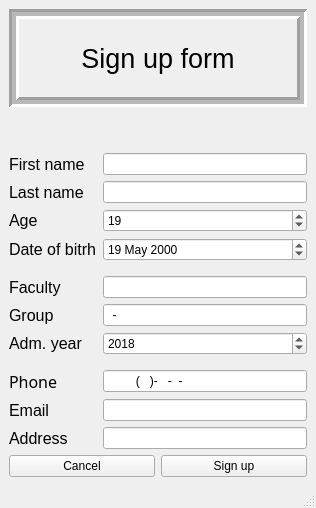
<?xml version="1.0" encoding="UTF-8"?>
<ui version="4.0">
 <class>MainWindow</class>
 <widget class="QMainWindow" name="MainWindow">
  <property name="geometry">
   <rect>
    <x>0</x>
    <y>0</y>
    <width>316</width>
    <height>508</height>
   </rect>
  </property>
  <property name="windowTitle">
   <string>lab_04</string>
  </property>
  <widget class="QWidget" name="centralwidget">
   <layout class="QVBoxLayout" name="verticalLayout">
    <item>
     <widget class="QLabel" name="label">
      <property name="sizePolicy">
       <sizepolicy hsizetype="MinimumExpanding" vsizetype="Preferred">
        <horstretch>0</horstretch>
        <verstretch>0</verstretch>
       </sizepolicy>
      </property>
      <property name="font">
       <font>
        <pointsize>20</pointsize>
       </font>
      </property>
      <property name="frameShape">
       <enum>QFrame::Box</enum>
      </property>
      <property name="frameShadow">
       <enum>QFrame::Sunken</enum>
      </property>
      <property name="lineWidth">
       <number>3</number>
      </property>
      <property name="midLineWidth">
       <number>4</number>
      </property>
      <property name="text">
       <string>Sign up form</string>
      </property>
      <property name="alignment">
       <set>Qt::AlignCenter</set>
      </property>
     </widget>
    </item>
    <item>
     <spacer name="verticalSpacer">
      <property name="orientation">
       <enum>Qt::Vertical</enum>
      </property>
      <property name="sizeType">
       <enum>QSizePolicy::Maximum</enum>
      </property>
      <property name="sizeHint" stdset="0">
       <size>
        <width>20</width>
        <height>40</height>
       </size>
      </property>
     </spacer>
    </item>
    <item>
     <layout class="QFormLayout" name="formLayout">
      <item row="0" column="0">
       <widget class="QLabel" name="label_2">
        <property name="font">
         <font>
          <pointsize>12</pointsize>
         </font>
        </property>
        <property name="text">
         <string>First name</string>
        </property>
       </widget>
      </item>
      <item row="0" column="1">
       <widget class="QLineEdit" name="lineFN"/>
      </item>
      <item row="1" column="0">
       <widget class="QLabel" name="label_3">
        <property name="font">
         <font>
          <pointsize>12</pointsize>
         </font>
        </property>
        <property name="text">
         <string>Last name</string>
        </property>
       </widget>
      </item>
      <item row="1" column="1">
       <widget class="QLineEdit" name="lineLN"/>
      </item>
      <item row="2" column="0">
       <widget class="QLabel" name="label_7">
        <property name="font">
         <font>
          <pointsize>12</pointsize>
         </font>
        </property>
        <property name="text">
         <string>Age</string>
        </property>
       </widget>
      </item>
      <item row="2" column="1">
       <widget class="QSpinBox" name="spinBox_2">
        <property name="value">
         <number>19</number>
        </property>
       </widget>
      </item>
      <item row="3" column="0">
       <widget class="QLabel" name="label_8">
        <property name="font">
         <font>
          <pointsize>12</pointsize>
         </font>
        </property>
        <property name="text">
         <string>Date of bitrh</string>
        </property>
       </widget>
      </item>
      <item row="3" column="1">
       <widget class="QDateEdit" name="dateEdit">
        <property name="maximumDateTime">
         <datetime>
          <hour>23</hour>
          <minute>59</minute>
          <second>59</second>
          <year>2019</year>
          <month>9</month>
          <day>16</day>
         </datetime>
        </property>
        <property name="minimumDateTime">
         <datetime>
          <hour>0</hour>
          <minute>0</minute>
          <second>0</second>
          <year>1900</year>
          <month>1</month>
          <day>1</day>
         </datetime>
        </property>
        <property name="date">
         <date>
          <year>2000</year>
          <month>5</month>
          <day>19</day>
         </date>
        </property>
       </widget>
      </item>
      <item row="4" column="1">
       <widget class="Line" name="line">
        <property name="lineWidth">
         <number>0</number>
        </property>
        <property name="orientation">
         <enum>Qt::Horizontal</enum>
        </property>
       </widget>
      </item>
      <item row="5" column="0">
       <widget class="QLabel" name="label_4">
        <property name="sizePolicy">
         <sizepolicy hsizetype="Preferred" vsizetype="Preferred">
          <horstretch>0</horstretch>
          <verstretch>0</verstretch>
         </sizepolicy>
        </property>
        <property name="font">
         <font>
          <pointsize>12</pointsize>
         </font>
        </property>
        <property name="text">
         <string>Faculty</string>
        </property>
       </widget>
      </item>
      <item row="5" column="1">
       <widget class="QLineEdit" name="lineFaculty">
        <property name="inputMask">
         <string>AAAa</string>
        </property>
        <property name="text">
         <string/>
        </property>
       </widget>
      </item>
      <item row="6" column="0">
       <widget class="QLabel" name="label_5">
        <property name="font">
         <font>
          <pointsize>12</pointsize>
         </font>
        </property>
        <property name="text">
         <string>Group</string>
        </property>
       </widget>
      </item>
      <item row="6" column="1">
       <widget class="QLineEdit" name="lineGroup">
        <property name="inputMask">
         <string>99-AAAa</string>
        </property>
        <property name="text">
         <string>-</string>
        </property>
       </widget>
      </item>
      <item row="7" column="0">
       <widget class="QLabel" name="label_6">
        <property name="font">
         <font>
          <pointsize>12</pointsize>
         </font>
        </property>
        <property name="text">
         <string>Adm. year</string>
        </property>
       </widget>
      </item>
      <item row="7" column="1">
       <widget class="QSpinBox" name="spinBox">
        <property name="minimum">
         <number>1929</number>
        </property>
        <property name="maximum">
         <number>2019</number>
        </property>
        <property name="value">
         <number>2018</number>
        </property>
       </widget>
      </item>
      <item row="8" column="1">
       <widget class="Line" name="line_2">
        <property name="lineWidth">
         <number>0</number>
        </property>
        <property name="orientation">
         <enum>Qt::Horizontal</enum>
        </property>
       </widget>
      </item>
      <item row="9" column="0">
       <widget class="QLabel" name="label_9">
        <property name="font">
         <font>
          <family>Sans Serif</family>
          <pointsize>12</pointsize>
         </font>
        </property>
        <property name="text">
         <string>Phone</string>
        </property>
       </widget>
      </item>
      <item row="9" column="1">
       <widget class="QLineEdit" name="linePnone">
        <property name="inputMask">
         <string>#00 00000(999)-999-99-99</string>
        </property>
        <property name="text">
         <string> ()---</string>
        </property>
       </widget>
      </item>
      <item row="10" column="0">
       <widget class="QLabel" name="label_10">
        <property name="font">
         <font>
          <pointsize>12</pointsize>
         </font>
        </property>
        <property name="text">
         <string>Email</string>
        </property>
       </widget>
      </item>
      <item row="10" column="1">
       <widget class="QLineEdit" name="lineEmail">
        <property name="inputMask">
         <string/>
        </property>
        <property name="text">
         <string/>
        </property>
       </widget>
      </item>
      <item row="11" column="0">
       <widget class="QLabel" name="label_11">
        <property name="font">
         <font>
          <pointsize>12</pointsize>
         </font>
        </property>
        <property name="text">
         <string>Address</string>
        </property>
       </widget>
      </item>
      <item row="11" column="1">
       <widget class="QLineEdit" name="lineAddress"/>
      </item>
     </layout>
    </item>
    <item>
     <layout class="QGridLayout" name="gridLayout">
      <item row="0" column="0">
       <widget class="QPushButton" name="pushButton_2">
        <property name="text">
         <string>Cancel</string>
        </property>
       </widget>
      </item>
      <item row="0" column="1">
       <widget class="QPushButton" name="pushButton">
        <property name="text">
         <string>Sign up</string>
        </property>
       </widget>
      </item>
     </layout>
    </item>
   </layout>
  </widget>
  <widget class="QMenuBar" name="menubar">
   <property name="geometry">
    <rect>
     <x>0</x>
     <y>0</y>
     <width>316</width>
     <height>22</height>
    </rect>
   </property>
  </widget>
  <widget class="QStatusBar" name="statusbar"/>
 </widget>
 <resources/>
 <connections/>
</ui>
